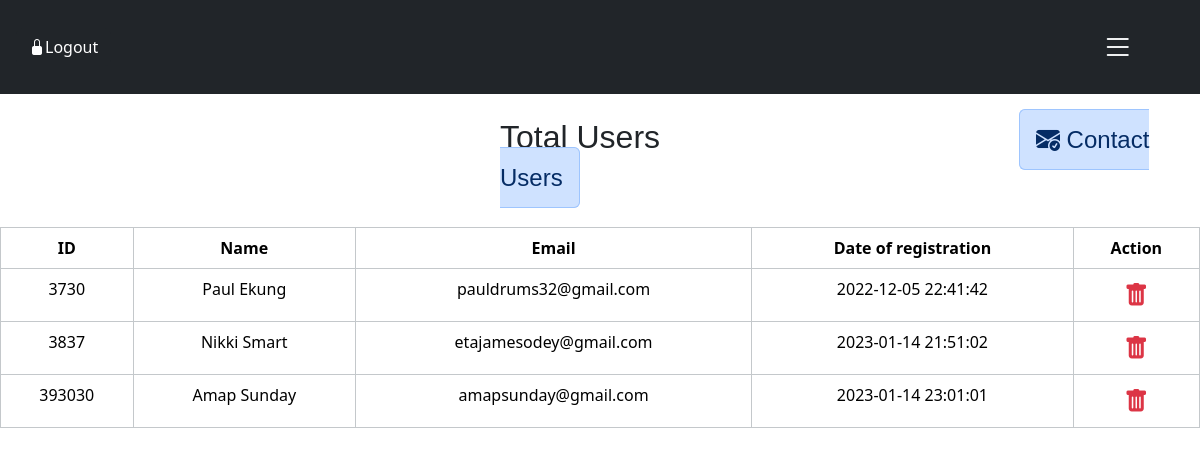
The app's page /admin.php with its own data.
### tables this page shows
CREATE TABLE `nacossusers` (
  `id` int(11) NOT NULL,
  `unique_id` varchar(12) NOT NULL,
  `name` varchar(50) NOT NULL,
  `email` varchar(30) NOT NULL,
  `password` varchar(250) NOT NULL,
  `date` timestamp NOT NULL DEFAULT current_timestamp() ON UPDATE current_timestamp()
);

### admin.php (the view, shortened to what this page needs)
<!DOCTYPE html>
<html lang="en">
<head>
    <link rel="stylesheet" href="bootstrap-5.1.3/dist/css/bootstrap.min.css">
        <link rel="stylesheet" href="bootstrap-5.1.3/dist/css/bootstrap.css">
        <link rel="stylesheet" href="bootstrap-icons/bootstrap-icons.css">
        <link rel="stylesheet" href="bootstrap-icons/bootstrap-icons.json">
</head>
<body>
                <nav class="bg-dark p-3">
<a href="#logout" data-bs-toggle="modal" class="bi bi-lock-fill text-decoration-none btn btn-dark">Logout</a>
<span class="bi bi-list text-light fs-2 btn offset-10" onclick="open_nav_bar()"></span>
                </nav>
<br>
<h2 style="font-family:sans-serif" class="offset-5">
 Total  Users
<a href="contact.php" class="fs-4 offset-6 alert alert-primary text-decoration-none"><i class="bi bi-envelope-check-fill"></i> Contact Users</a>
 </h2>
<br>
<table class='table table-bordered p-5 table-condensed table-lg text-center table-responsive alert alert-secondary'>
<thead>
<tr>
<th>ID</th>
<th>Name</th>
<th>Email</th>
<th>Date of registration</th>
<th>Action</th>
</tr>
</thead>
<?php
include "connection.php";
$sql = $connection->query("SELECT * FROM `nacossusers`");
if($sql == true){
    $row = mysqli_fetch_assoc($sql);
    do{
        echo "
        <tr>
        <td>".$row['unique_id']."</td>
        <td>".$row['name']."</td>
        <td>".$row['email']."</td>
        <td>".$row['date']."</td>
        <td>
        <a href='delete.php?id=".$row['unique_id']."' class='bi bi-trash-fill fs-4 text-danger'></a>
        </td>
        </tr>
        ";
    }while($row = mysqli_fetch_assoc($sql));
}
?>
</table>
</body>
</html>

### records on screen
nacossusers: unique "3730", name "Paul Ekung", email "pauldrums32@gmail.com", date "2022-12-05 22:41:42"
nacossusers: unique "3837", name "Nikki Smart", email "etajamesodey@gmail.com", date "2023-01-14 21:51:02"
nacossusers: unique "393030", name "Amap Sunday", email "amapsunday@gmail.com", date "2023-01-14 23:01:01"
